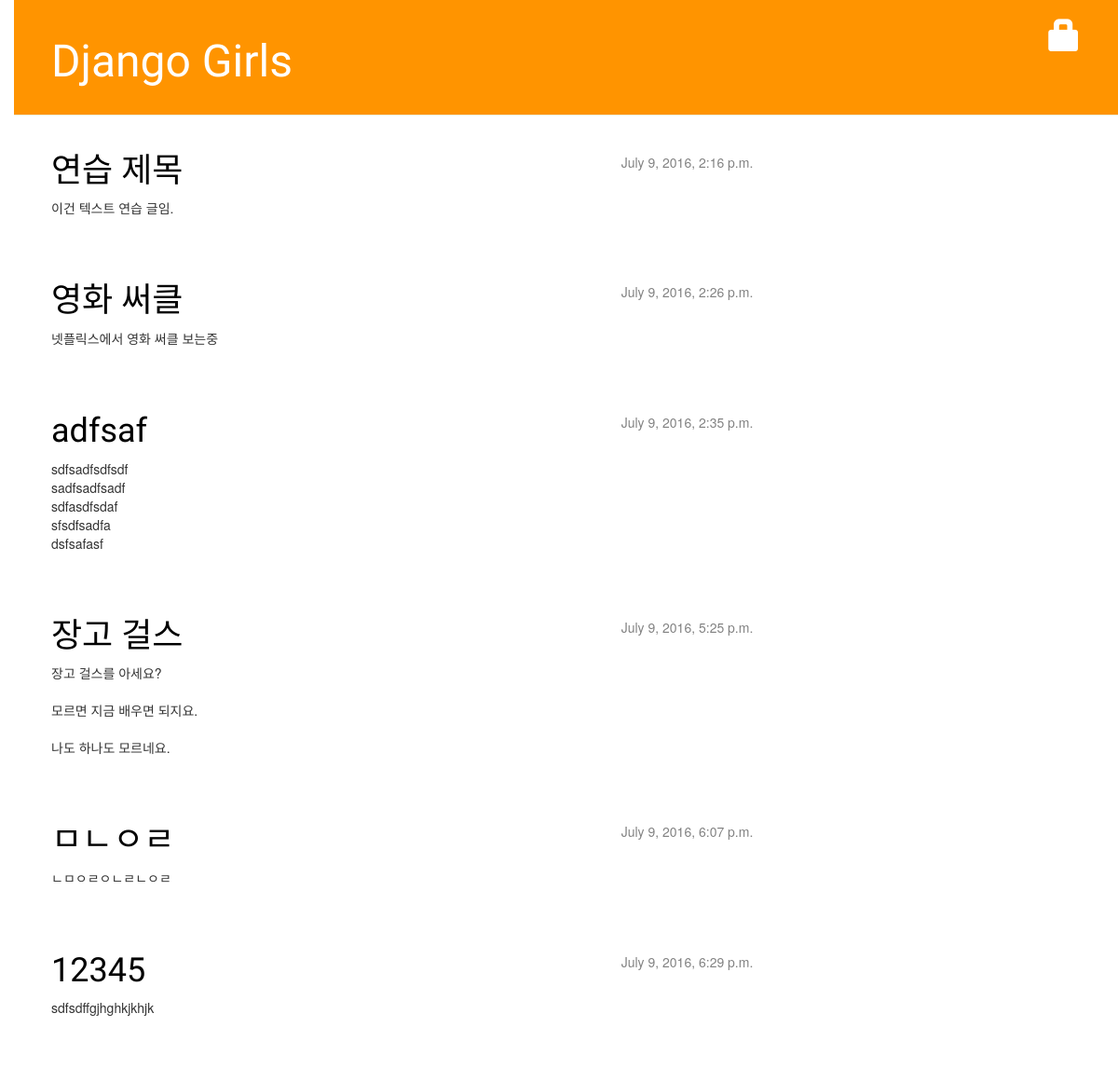
The app's page /, older data.
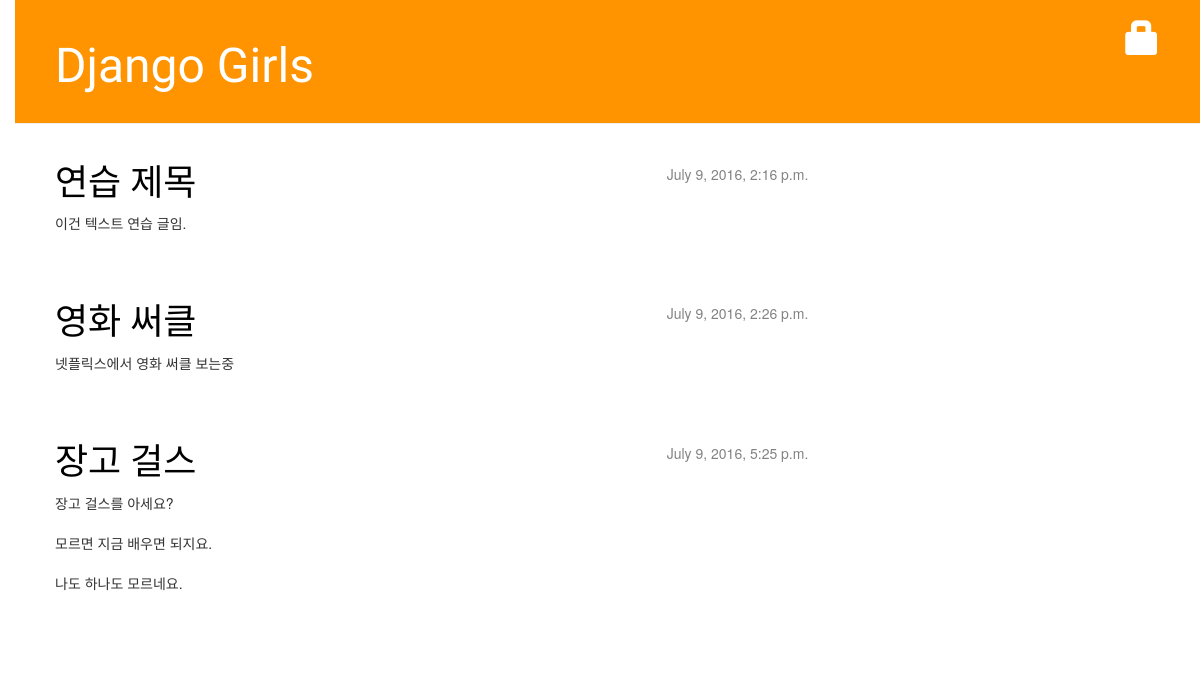
The same page, newer data.
### blog/models.py (models this page shows, shortened)
class Post(models.Model): #author, titile 등의 필드명으로 테이블을 만듦
    author = models.ForeignKey(settings.AUTH_USER_MODEL)
    title = models.CharField(max_length=200)
    text = models.TextField()
    created_date = models.DateTimeField(
            default=timezone.now)
    published_date = models.DateTimeField(
            blank=True, null=True)

### blog/views.py (the view)
# urls.py: url(r'^$', views.post_list, name = 'post_list'),
def post_list(request):
    posts = Post.objects.filter(published_date__lte=timezone.now()).order_by('published_date')
    return render(request, 'blog/post_list.html', {'posts': posts})

### blog/templates/blog/post_list.html
{% extends "blog/base.html" %}
{% block content %}
    {% for post in posts %}
        <div class="post">
            <div class="date">
                {{ post.published_date }}
            </div>
            <h1><a href="{% url 'post_detail' pk=post.pk %}">{{ post.title }}</a></h1>
            <p>{{ post.text|linebreaksbr }}</p>
        </div>
    {% endfor %}
{% endblock %}

Row changes from the older to the newer data that the page shows:
removed Post: published_date "July 9, 2016, 2:35 p.m.", title "adfsaf", text "sdfsadfsdfsdf sadfsadfsadf sdfasdfsdaf sfsdfsadfa dsfsafasf"
removed Post: published_date "July 9, 2016, 6:07 p.m.", title "ㅁㄴㅇㄹ", text "ㄴㅁㅇㄹㅇㄴㄹㄴㅇㄹ"
removed Post: published_date "July 9, 2016, 6:29 p.m.", title "12345", text "sdfsdffgjhghkjkhjk"
